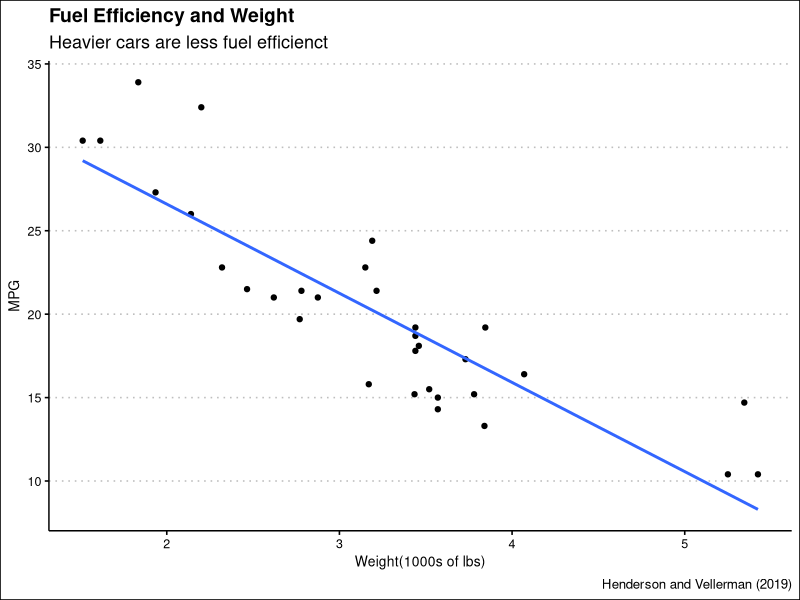

Write R code to recreate this figure.
## ---- chunk 1
knitr::opts_chunk$set(echo = FALSE)
library(tidyverse)
library(knitr)
library(ggthemes)
# Learn more about creating websites with Distill at:
# https://rstudio.github.io/distill/website.html

# Learn more about publishing to GitHub Pages at:
# https://rstudio.github.io/distill/publish_website.html#github-pages

## ---- chunk 2
mtcars |>
    select(mpg, wt) |>
    ggplot(aes(wt, mpg)) +
    geom_point()+
    geom_smooth(method=lm, se=F) +
    theme_clean()+
    labs(title="Fuel Efficiency and Weight",
        subtitle="Heavier cars are less fuel efficienct",
        y="MPG",
        x="Weight(1000s of lbs)",
        caption = "Henderson and Vellerman (2019)"
    )

